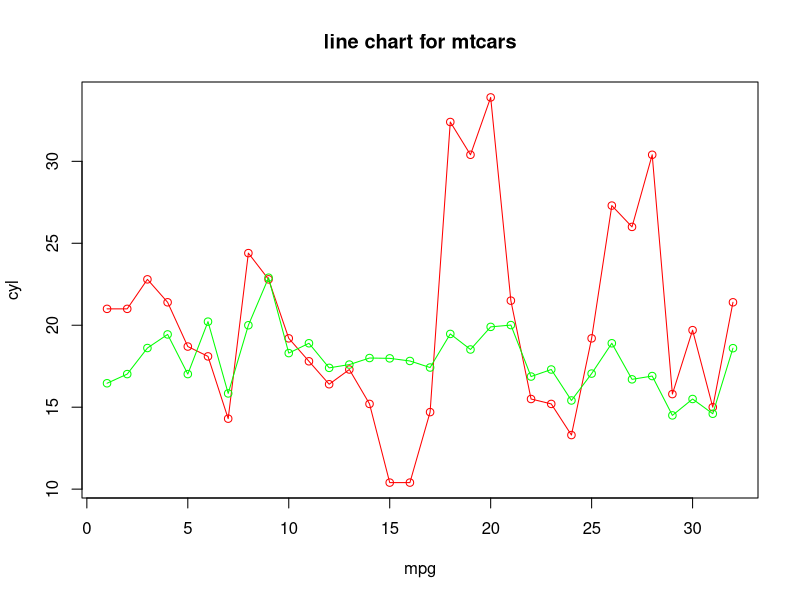

Write R code to recreate this figure.
head(mtcars)
p=mtcars$mpg
u=mtcars$qsec
plot(p,type = "o",
     col = "red", 
     xlab = "mpg", 
     ylab = "cyl",     
     main = "line chart for mtcars")
lines(u, type = "o", 
      col = "green")
